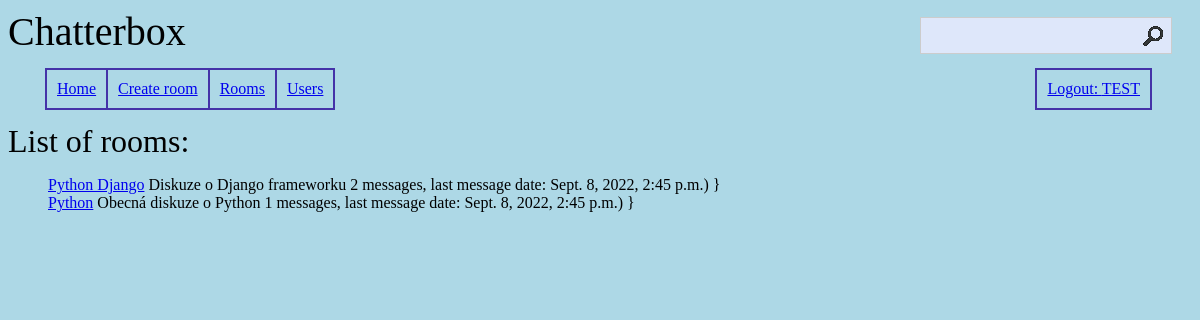
The app's page /rooms/ (signed in), older data.
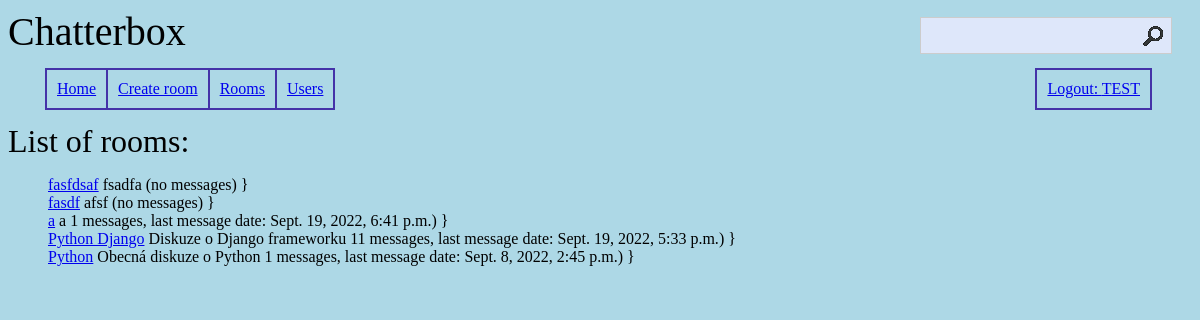
The same page, newer data.
### chatterbox/models.py (models this page shows, shortened)
class Room(models.Model):
    host = models.ForeignKey(User, on_delete=models.SET_NULL, null=True)
    name = models.CharField(max_length=200)
    description = models.TextField(null=True, blank=True)
    created = models.DateTimeField(auto_now_add=True)
    updated = models.DateTimeField(auto_now=True)
    class Meta:
        ordering = ['-created', '-updated']
    def messages_count(self):
        room_messages = self.message_set.all()
        return room_messages.count()
    def last_message_time(self):
        room_message = self.message_set.all()[0]
        return room_message.updated

class Message(models.Model):
    body = models.TextField() # null je defaultně False a blank také False
    room = models.ForeignKey(Room, on_delete=models.CASCADE) # on_delete=models.CASCADE = když se smaže room tak se smažou i lavinově zprávy
    user = models.ForeignKey(User, on_delete=models.CASCADE)
    file = models.TextField(null=True, blank=True) # file attribute in model is not a file field, it is a text field, because we will store the file path in it
    created = models.DateTimeField(auto_now_add=True) # zazanamenej čas při vytvoření zprávy auto_now_add aniž bychom na created šáhli tak jakmile se vytvoří zpráva tak Django zazanmená aktuální čas
    updated = models.DateTimeField(auto_now=True) # auto_now = při jakékoliv změněn zazanammenj čas
    class Meta:
        ordering = ['-created','-updated'] # bez minus je v defaultu ASC, s minusem nastavím DESC

### chatterbox/views.py (the view)
# urls.py: path('rooms/', chatterbox.views.rooms, name="rooms"),
@login_required # musíme být přihlášeni abychom mohli psát zprávy a prozkouávat stránky
def rooms(request):
    rooms = Room.objects.all()
    context = {"rooms": rooms}
    return render(request, "chatterbox/rooms.html", context)

### chatterbox/templates/chatterbox/rooms.html (shortened to what this page needs)
{% extends 'main.html' %}
{% load static %}
{% block content %}
    <div class="list-of-rooms">List of rooms:</div>
    <div class="rooms-list">
        <ul>
            {% for room in rooms %}
            <li>
                <a href="{% url 'room' room.id %}">{{ room.name }}</a> {{ room.description }}
                {% if room.messages_count > 0 %}
                   {{ room.messages_count}} messages, last message date: {{ room.last_message_time }})
                {% else %}
                    (no messages)
                {% endif %}}
            </li>
            {% endfor %}
        </ul>
    </div>
{% endblock %}

Row changes from the older to the newer data that the page shows:
added Room: name "fasfdsaf", description "fsadfa", shows "(no messages)"
added Room: name "fasdf", description "afsf", shows "(no messages)"
added Room: name "a", description "a", messages_count "1", last_message_time "Sept. 19, 2022, 6:41 p.m."
computed for Room "Python Django": messages_count "2" → "11"; last_message_time "Sept. 8, 2022, 2:45 p.m." → "Sept. 19, 2022, 5:33 p.m."
